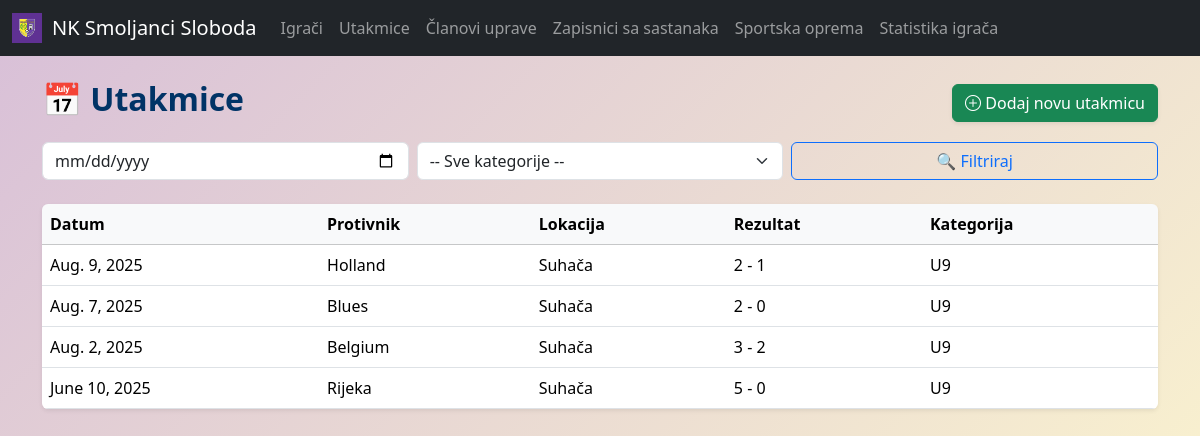
The page /matches/ on the database its author committed.
### main/models.py (models this page shows, shortened)
class Match(models.Model):
    HOME_AWAY = [("H", "Suhača"), ("A", "Gostovanje")]
    date = models.DateField()
    home_or_away = models.CharField(max_length=1, choices=HOME_AWAY)
    opponent = models.CharField(max_length=100)
    home_score = models.PositiveIntegerField(default=0)
    away_score = models.PositiveIntegerField(default=0)
    category = models.CharField(max_length=3, choices=CATEGORIES)
    starting_players = models.ManyToManyField(Player, related_name="starts")
    bench_players = models.ManyToManyField(Player, related_name="bench", blank=True)
    captain = models.ForeignKey(Player, on_delete=models.SET_NULL, null=True, related_name="captain_matches")
    goalkeeper = models.ForeignKey(Player, on_delete=models.SET_NULL, null=True, related_name="goalkeeper_matches")

### main/views.py (the view)
# urls.py: path("matches/", views.match_list, name="match_list"),
def match_list(request):
    matches = Match.objects.all().order_by('-date')
    category = request.GET.get('category')
    date = request.GET.get('date')
    if category:
        matches = matches.filter(category=category)
    if date:
        matches = matches.filter(date=date)
    return render(request, "main/matches/match_list.html", {
        "matches": matches,
        "filter_values": {
            "category": category,
            "date": date
        },
        'categories': CATEGORIES
    })

### templates/main/matches/match_list.html (shortened to what this page needs)
{% extends 'main/base.html' %}
{% block content %}
<div class="container my-4">
  <div class="d-flex justify-content-between align-items-center mb-3">
    <h2 class="fw-bold">📅 Utakmice</h2>
    <a class="btn btn-success shadow-sm" href="{% url 'main:match_create' %}"><i class="bi bi-plus-circle"></i> Dodaj novu utakmicu</a>
  </div>
  <form method="get" class="row g-2 mb-4">
    <div class="col-md-4">
      <input type="date" class="form-control" name="date" value="{{ filter_values.date }}">
    </div>
    <div class="col-md-4">
      <select name="category" class="form-select">
        <option value="">-- Sve kategorije --</option>
      </select>
    </div>
    <div class="col-md-4">
      <button type="submit" class="btn btn-outline-primary w-100">🔍 Filtriraj</button>
    </div>
  </form>
  <table class="table table-hover shadow-sm rounded overflow-hidden">
    <thead class="table-light">
      <tr>
        <th>Datum</th>
        <th>Protivnik</th>
        <th>Lokacija</th>
        <th>Rezultat</th>
        <th>Kategorija</th>
      </tr>
    </thead>
    <tbody>
      {% for match in matches %}
      <tr class="table-row-clickable" data-href="{% url 'main:match_detail' match.id %}">
        <td>{{ match.date }}</td>
        <td>{{ match.opponent }}</td>
        <td>{{ match.get_home_or_away_display }}</td>
        <td>{{ match.home_score }} - {{ match.away_score }}</td>
        <td>{{ match.get_category_display }}</td>
      </tr>
      {% empty %}
      <tr>
        <td colspan="5" class="text-center text-muted py-4">
          Nema pronađenih utakmica. ⚽
        </td>
      </tr>
      {% endfor %}
    </tbody>
  </table>
</div>
{% endblock %}

### templates/main/base.html (style rules this page uses)
html, body { height: 100%; margin: 0; background: linear-gradient(135deg, #d8bfd8, #fffacd); background-repeat: no-repeat; background-size: cover; background-attachment: fixed; font-family: "Segoe UI", Tahoma, Geneva, Verdana, sans-serif; color: #003366; }

### rows shown on the page
Match: date "Aug. 9, 2025", opponent "Holland", home_or_away "Suhača", home_score "2", away_score "1", category "U9"
Match: date "Aug. 7, 2025", opponent "Blues", home_or_away "Suhača", home_score "2", away_score "0", category "U9"
Match: date "Aug. 2, 2025", opponent "Belgium", home_or_away "Suhača", home_score "3", away_score "2", category "U9"
Match: date "June 10, 2025", opponent "Rijeka", home_or_away "Suhača", home_score "5", away_score "0", category "U9"
